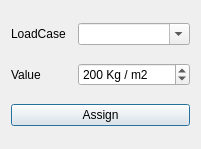
<?xml version="1.0" encoding="UTF-8"?>
<ui version="4.0">
 <class>Dialog</class>
 <widget class="QDialog" name="Dialog">
  <property name="geometry">
   <rect>
    <x>0</x>
    <y>0</y>
    <width>201</width>
    <height>149</height>
   </rect>
  </property>
  <property name="windowTitle">
   <string>Assign Loads</string>
  </property>
  <property name="windowIcon">
   <iconset resource="../osafe_py_widgets/resource.qrc">
    <normaloff>:/safe/osafe_images/force.svg</normaloff>:/safe/osafe_images/force.svg</iconset>
  </property>
  <layout class="QGridLayout" name="gridLayout">
   <item row="0" column="0">
    <widget class="QLabel" name="label">
     <property name="text">
      <string>LoadCase</string>
     </property>
    </widget>
   </item>
   <item row="0" column="1">
    <widget class="QComboBox" name="loadcase">
     <property name="editable">
      <bool>true</bool>
     </property>
    </widget>
   </item>
   <item row="1" column="0">
    <widget class="QLabel" name="label_2">
     <property name="text">
      <string>Value</string>
     </property>
    </widget>
   </item>
   <item row="1" column="1">
    <widget class="QSpinBox" name="load_value">
     <property name="suffix">
      <string> Kg / m2</string>
     </property>
     <property name="maximum">
      <number>100000</number>
     </property>
     <property name="singleStep">
      <number>5</number>
     </property>
     <property name="value">
      <number>200</number>
     </property>
    </widget>
   </item>
   <item row="2" column="0" colspan="2">
    <widget class="QPushButton" name="assign_button">
     <property name="text">
      <string>Assign</string>
     </property>
     <property name="icon">
      <iconset resource="../osafe_py_widgets/resource.qrc">
       <normaloff>:/safe/osafe_images/force.svg</normaloff>:/safe/osafe_images/force.svg</iconset>
     </property>
     <property name="iconSize">
      <size>
       <width>60</width>
       <height>60</height>
      </size>
     </property>
    </widget>
   </item>
  </layout>
 </widget>
 <resources>
  <include location="../osafe_py_widgets/resource.qrc"/>
 </resources>
 <connections/>
</ui>
